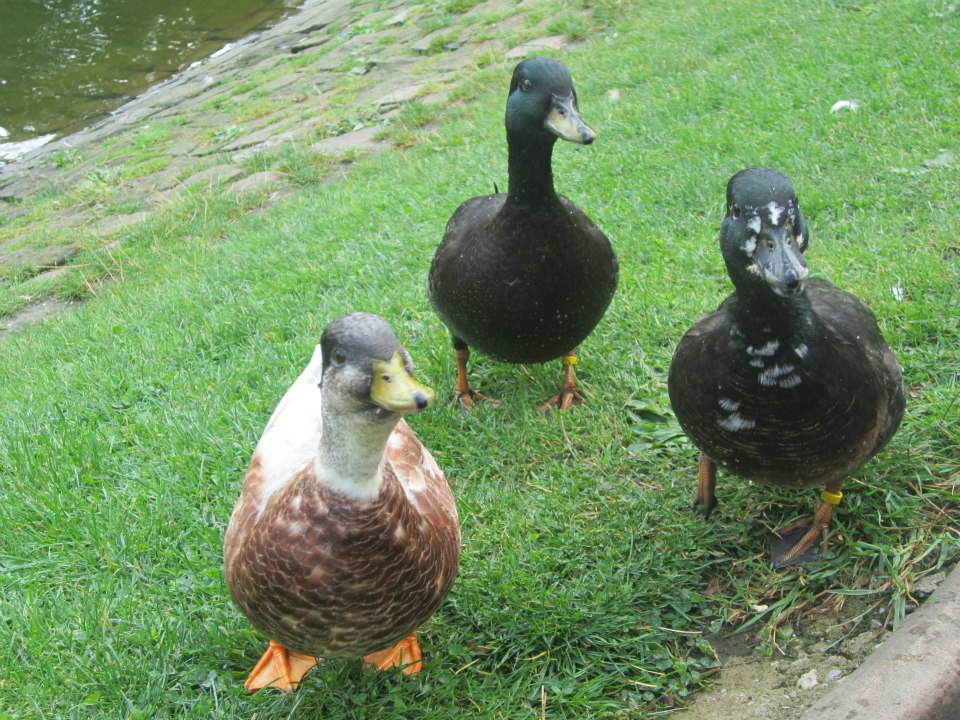
#> input picture ducks.jpg, 960 x 720 px
$ python filteringkernels.py   (older library calls are emulated)
#> lines starting #> are read from the running program, lines starting #| are printed output that depends on the picture
#> in RGB2RGBA, `arr2 = np.full(shape=(*arr.shape[:-1], 4), fill_value=fill_value, dtyp..`: arr2: shape (720, 960, 4) float64; every value is 1
import numpy as np
import scipy as sp
import itertools as it
import matplotlib.pyplot as plt
from scipy import signal
from matplotlib.animation import FuncAnimation

plt.style.use('dark_background')  # comment out for "light" theme
plt.rcParams["font.size"] = 12

plt.rcParams["figure.figsize"] = (12, 7)


def RGB_convolve(im1, kern):
    im2 = np.empty_like(im1)
    for dim in range(im1.shape[-1]):  # loop over rgb channels
        im2[:, :, dim] = sp.signal.convolve2d(im_data[:, :, dim],
                                              kern,
                                              mode="same",
                                              boundary="symm")
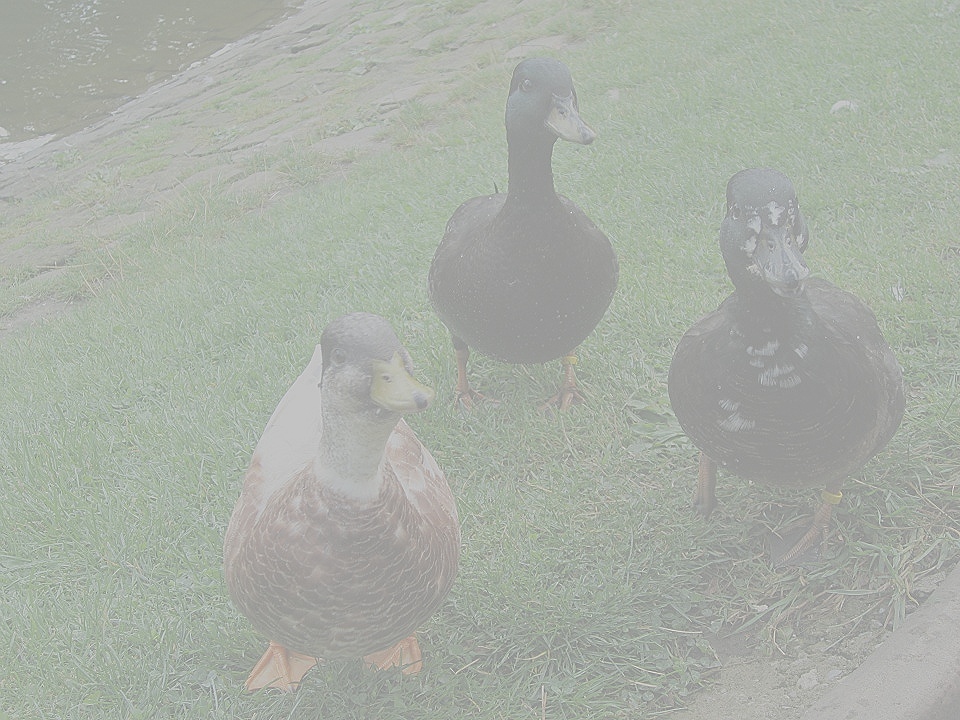
#> im2: shape (720, 960, 4) float64; mean R, G, B, A 0.46, 0.578, 0.395, 1; transparent parts drawn white
    return im2


def RGB2RGBA(arr, fill_value=1):
    """Add an alpha channel to an RGB array"""
    if arr.shape[-1] >= 4:
        return arr
    arr2 = np.full(shape=(*arr.shape[:-1], 4),
                   fill_value=fill_value,
                   dtype=arr.dtype)
    arr2[:, :, :-1] = arr/255.
    return arr2


# FNAME = "blurryA.png"
FNAME = "ducks.jpg"

T = 10  # seconds
FPS = 30
FTOTAL = T*FPS  # total number of frames

KERNELS = {"Edge Detection 3x3": np.array([[-1, -1, -1], [-1, 8, -1], [-1, -1, -1]]),
           "Sharpen 3x3": np.array([[0, -1, 0], [-1, 5, -1], [0, -1, 0]])}

kernel_name = "Sharpen 3x3"
# kernel_name = "Edge Detection 3x3"
kernel = KERNELS[kernel_name]

im_data = RGB2RGBA(plt.imread(FNAME).astype(np.float))

im_filtered = RGB_convolve(im_data, kernel)
im_filtered[:, :, -1] = 1

im_display = np.copy(im_data)

# im_filtered[:,:,:-1] -= np.min(np.sum(im_filtered[:,:,:-1], axis = 2))

# Normalise to white
# im_filtered[:,:,:-1] -= np.min(im_filtered[:,:,:-1])
# im_filtered[:,:,:-1] /= 1/3 * np.max(np.sum(im_filtered[:,:,:-1], axis = 2))

# Normalise to individual RGB

# im_filtered[:,:,:-1] -= np.min(im_filtered[:,:,:-1])
# im_filtered[:,:,:-1] /= np.max(im_filtered[:,:,:-1])

fig, (axL, axR) = plt.subplots(ncols=2, constrained_layout=True)
fig.suptitle(kernel_name)
imL = axL.imshow(im_data, interpolation="none")  # remove interpolation=...
imR = axR.imshow(im_data, interpolation="none")  # remove interpolation=...
axR.set_xlim(axL.get_xlim()), axR.set_ylim(axL.get_ylim())
axL.axis('off'), axR.axis('off')
imR.set_clim([0, 1])

indices = list(it.product(
    range(im_filtered.shape[0]), range(im_filtered.shape[1])))

Ninc = np.int(len(indices) / (FTOTAL))  # increment
#> Ninc = 2304


def init_plot():
    # imR.set_data(im_data)
    return (imR,)


def update_plot(frame):
    for i in range(frame, frame + Ninc):
        if i >= len(indices):
            break
        idx_x, idx_y = indices[i]
        im_display[idx_x, idx_y, :] = im_filtered[idx_x, idx_y, :]

    imR.set_data(im_display)
    return (imR,)


if __name__ == "__main__":

    ani = FuncAnimation(fig, func=update_plot, init_func=init_plot, interval=1000/FPS,
                        frames=range(0, len(indices), Ninc), repeat=False, blit=True)
    plt.show()
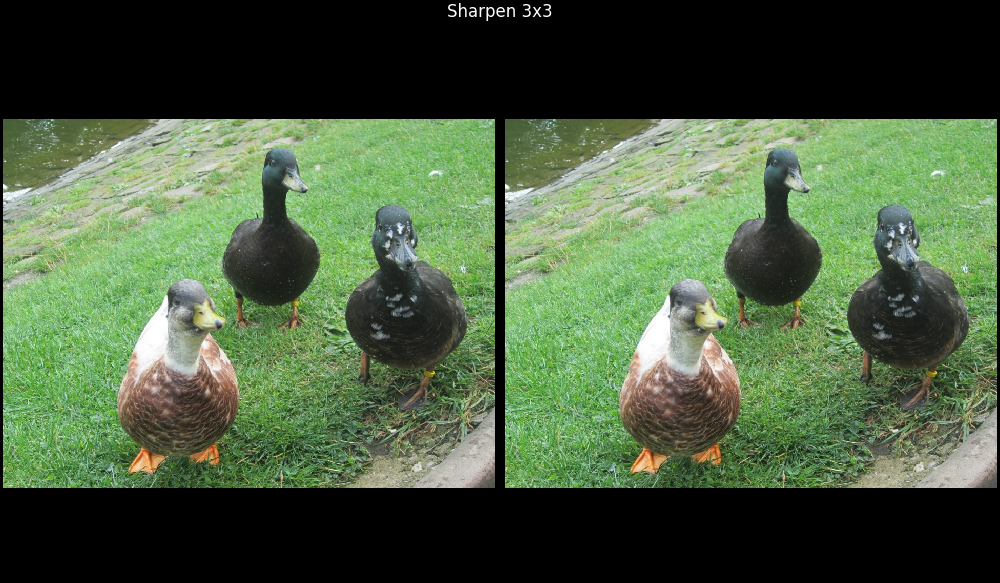
#> figure drawn by matplotlib, 2 panels
